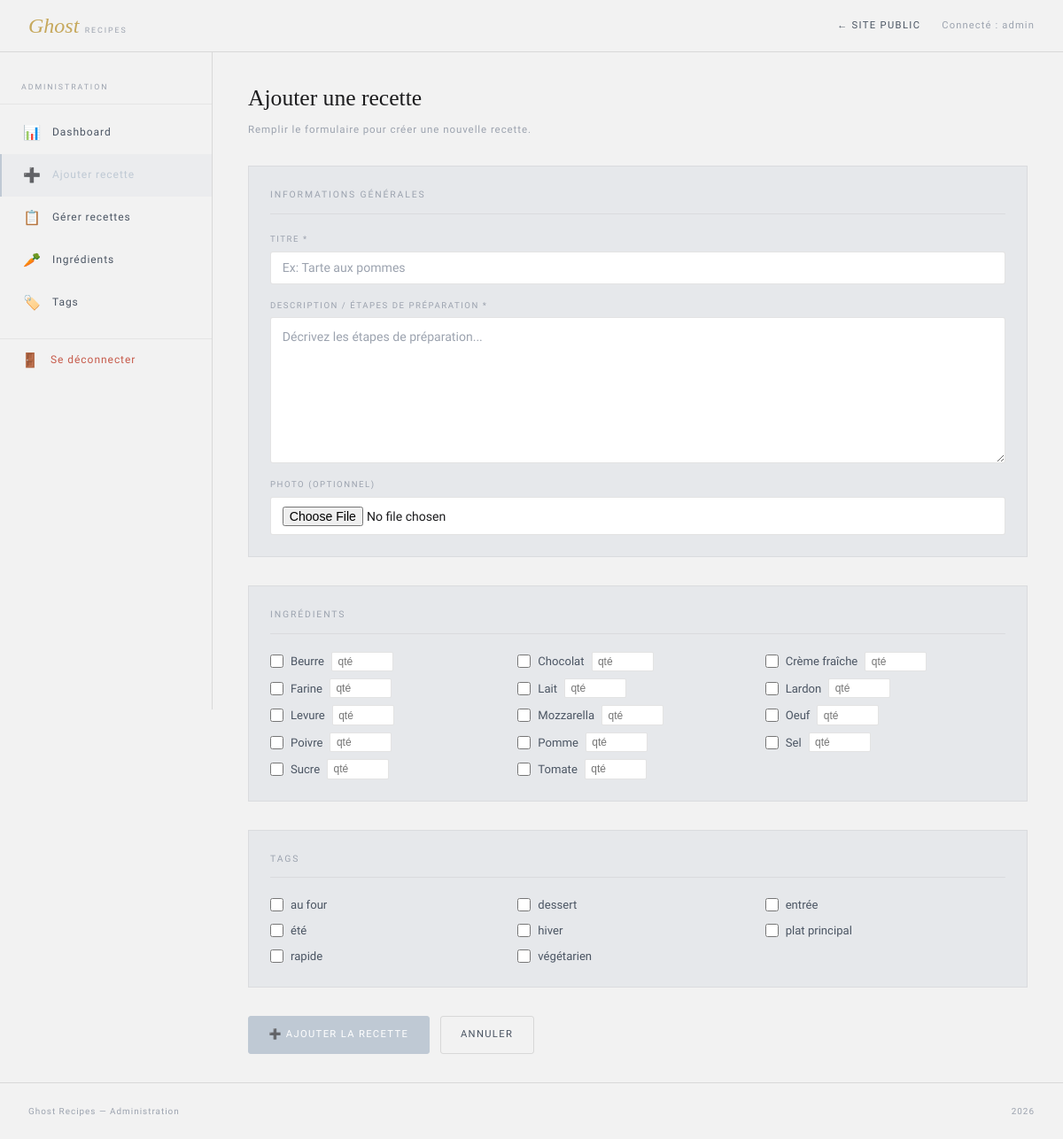
The page /admin/add_recette.php (signed in) on the database its author committed.
### tables this page shows
CREATE TABLE ingredient (
    id  INT AUTO_INCREMENT PRIMARY KEY,
    nom VARCHAR(100) NOT NULL UNIQUE
);

CREATE TABLE tag (
    id  INT AUTO_INCREMENT PRIMARY KEY,
    nom VARCHAR(50) NOT NULL UNIQUE
);

### classes/Ingredient.php (called while the page is built, shortened)
<?php
class Ingredient extends Element {
    public static function getAll($pdo) {
        $stmt = $pdo->query("SELECT * FROM ingredient ORDER BY nom");
        return $stmt->fetchAll(PDO::FETCH_ASSOC);
    }
}
?>

### classes/Tag.php (called while the page is built, shortened)
<?php
class Tag extends Element {
    public static function getAll($pdo) {
        $stmt = $pdo->query("SELECT * FROM tag ORDER BY nom");
        return $stmt->fetchAll(PDO::FETCH_ASSOC);
    }
}
?>

### admin/add_recette.php (the view, shortened to what this page needs)
<?php
require_once "../classes/Recette.php";
require_once "../classes/Ingredient.php";
require_once "../classes/Tag.php";
$tous_ingredients = Ingredient::getAll($pdo);
$tous_tags        = Tag::getAll($pdo);
require_once "header_admin.php";
?>
<h1 class="admin-title">Ajouter une recette</h1>
<p class="admin-sub">Remplir le formulaire pour créer une nouvelle recette.</p>
<form method="POST" action="add_recette.php" enctype="multipart/form-data">
    <div class="form-section">
        <div class="form-section-title">Informations générales</div>
        <div class="form-grid">
            <div class="form-group full">
                <label class="form-label" for="titre">Titre *</label>
                <input class="form-input" type="text" id="titre" name="titre"
                       value="<?= htmlspecialchars($_POST['titre'] ?? '') ?>" required placeholder="Ex: Tarte aux pommes">
            </div>
            <div class="form-group full">
                <label class="form-label" for="description">Description / Étapes de préparation *</label>
                <textarea class="form-textarea" id="description" name="description" rows="6" required
                          placeholder="Décrivez les étapes de préparation..."><?= htmlspecialchars($_POST['description'] ?? '') ?></textarea>
            </div>
            <div class="form-group full">
                <label class="form-label" for="photo">Photo (optionnel)</label>
                <input class="form-input" type="file" id="photo" name="photo" accept="image/*">
            </div>
        </div>
    </div>
    <div class="form-section">
        <div class="form-section-title">Ingrédients</div>
        <?php if (empty($tous_ingredients)): ?>
            <p style="font-size:0.82rem; color:var(--text3)">
                Aucun ingrédient disponible.
                <a href="manage_ingredients.php" style="color:var(--gold)">Ajouter des ingrédients →</a>
            </p>
        <?php else: ?>
            <div class="checkboxes-grid">
                <?php foreach ($tous_ingredients as $ing): ?>
                    <div class="checkbox-item">
                        <div class="checkbox-with-qty">
                            <input type="checkbox" name="ingredients[]"
                                   value="<?= $ing['id'] ?>"
                                   id="ing_<?= $ing['id'] ?>"
                                   <?= in_array($ing['id'], $_POST['ingredients'] ?? []) ? 'checked' : '' ?>>
                            <label for="ing_<?= $ing['id'] ?>"><?= htmlspecialchars($ing['nom']) ?></label>
                            <input type="text" name="quantite[<?= $ing['id'] ?>]"
                                   placeholder="qté"
                                   value="<?= htmlspecialchars($_POST['quantite'][$ing['id']] ?? '') ?>">
                        </div>
                    </div>
                <?php endforeach; ?>
            </div>
        <?php endif; ?>
    </div>
    <div class="form-section">
        <div class="form-section-title">Tags</div>
        <?php if (empty($tous_tags)): ?>
            <p style="font-size:0.82rem; color:var(--text3)">
                Aucun tag disponible.
                <a href="manage_tags.php" style="color:var(--gold)">Ajouter des tags →</a>
            </p>
        <?php else: ?>
            <div class="checkboxes-grid">
                <?php foreach ($tous_tags as $tag): ?>
                    <div class="checkbox-item">
                        <input type="checkbox" name="tags[]"
                               value="<?= $tag['id'] ?>"
                               id="tag_<?= $tag['id'] ?>"
                               <?= in_array($tag['id'], $_POST['tags'] ?? []) ? 'checked' : '' ?>>
                        <label for="tag_<?= $tag['id'] ?>"><?= htmlspecialchars($tag['nom']) ?></label>
                    </div>
                <?php endforeach; ?>
            </div>
        <?php endif; ?>
    </div>
    <div class="btn-row">
        <button type="submit" class="btn btn-primary">➕ Ajouter la recette</button>
        <a href="dashboard.php" class="btn btn-ghost">Annuler</a>
    </div>
</form>
<?php require_once "footer_admin.php"; ?>

### public/css/style.css (style rules this page uses)
:root { --bg: #F2F2F2; --bg2: #E6E8EB; --bg3: #DDE3EA; --surface: #FFFFFF; --surface2: #F7F7F8; --border: rgba(30, 30, 30, 0.06); --border2: rgba(30, 30, 30, 0.12); --text: #1C1C1E; --text2: #4B5563; --text3: #9CA3AF; --rose: #BFC9D4; --rose2: #94A3B8; --rose-bg: rgba(191, 201, 212, 0.15); --gold: #C6A85C; --gold2: #A88C3F; --gold-bg: rgba(198, 168, 92, 0.12); --red: #C65A4A; --red-bg: rgba(198, 90, 74, 0.12); --green: #5F8F7B; --green-bg: rgba(95, 143, 123, 0.12); }
* { box-sizing: border-box; margin: 0; padding: 0; }
body { background: var(--bg); color: var(--text); font-family: 'Source Sans 3', sans-serif; font-weight: 300; line-height: 1.6; min-height: 100vh; }
a { text-decoration: none; color: inherit; }
button { cursor: pointer; background: none; border: none; font: inherit; color: inherit; }
.admin-title { font-family: 'Playfair Display', serif; font-size: 1.6rem; font-weight: 400; margin-bottom: 0.3rem; }
.admin-sub { font-size: 0.72rem; color: var(--text3); letter-spacing: 0.08em; margin-bottom: 2rem; }
.form-section { background: var(--bg2); border: 1px solid var(--border); padding: 1.5rem; margin-bottom: 2rem; }
.form-section-title { font-size: 0.65rem; letter-spacing: 0.18em; text-transform: uppercase; color: var(--text3); margin-bottom: 1.25rem; padding-bottom: 0.75rem; border-bottom: 1px solid var(--border); }
.form-grid { display: grid; grid-template-columns: 1fr 1fr; gap: 1rem; }
.form-group { display: flex; flex-direction: column; gap: 0.4rem; }
.form-group.full { grid-column: span 2; }
.form-label { font-size: 0.6rem; letter-spacing: 0.16em; text-transform: uppercase; color: var(--text3); }
.form-input, .form-textarea, .form-select { background: var(--surface); border: 1px solid var(--border2); border-radius: 3px; padding: 0.6rem 0.8rem; font-size: 0.88rem; color: var(--text); outline: none; font-family: inherit; width: 100%; }
.form-input::placeholder, .form-textarea::placeholder { color: var(--text3); }
.form-textarea { resize: vertical; min-height: 120px; line-height: 1.7; }
.checkboxes-grid { display: grid; grid-template-columns: repeat(3, 1fr); gap: 0.5rem; }
.checkbox-item { display: flex; align-items: center; gap: 0.5rem; font-size: 0.82rem; color: var(--text2); }
.checkbox-item input[type="checkbox"] { accent-color: var(--rose); width: 15px; height: 15px; }
.checkbox-with-qty { display: flex; align-items: center; gap: 0.5rem; }
.checkbox-with-qty input[type="text"] { width: 70px; background: var(--surface); border: 1px solid var(--border2); border-radius: 2px; padding: 0.2rem 0.4rem; font-size: 0.75rem; color: var(--text); outline: none; }
.btn { font-size: 0.7rem; letter-spacing: 0.12em; text-transform: uppercase; padding: 0.7rem 1.4rem; border-radius: 3px; display: inline-flex; align-items: center; gap: 0.5rem; }
.btn-primary { background: var(--rose); color: #fff; border: 1px solid var(--rose); }
.btn-ghost { background: transparent; color: var(--text2); border: 1px solid var(--border2); }
.btn-row { display: flex; gap: 0.75rem; margin-top: 1.5rem; flex-wrap: wrap; }

### rows shown on the page
ingredient: nom "Beurre"
ingredient: nom "Chocolat"
ingredient: nom "Crème fraîche"
ingredient: nom "Farine"
ingredient: nom "Lait"
ingredient: nom "Lardon"
ingredient: nom "Levure"
ingredient: nom "Mozzarella"
ingredient: nom "Oeuf"
ingredient: nom "Poivre"
ingredient: nom "Pomme"
ingredient: nom "Sel"
ingredient: nom "Sucre"
ingredient: nom "Tomate"
tag: nom "au four"
tag: nom "dessert"
tag: nom "entrée"
tag: nom "été"
tag: nom "hiver"
tag: nom "plat principal"
tag: nom "rapide"
tag: nom "végétarien"

### other values the page prints
$_SESSION['login'] "admin"
